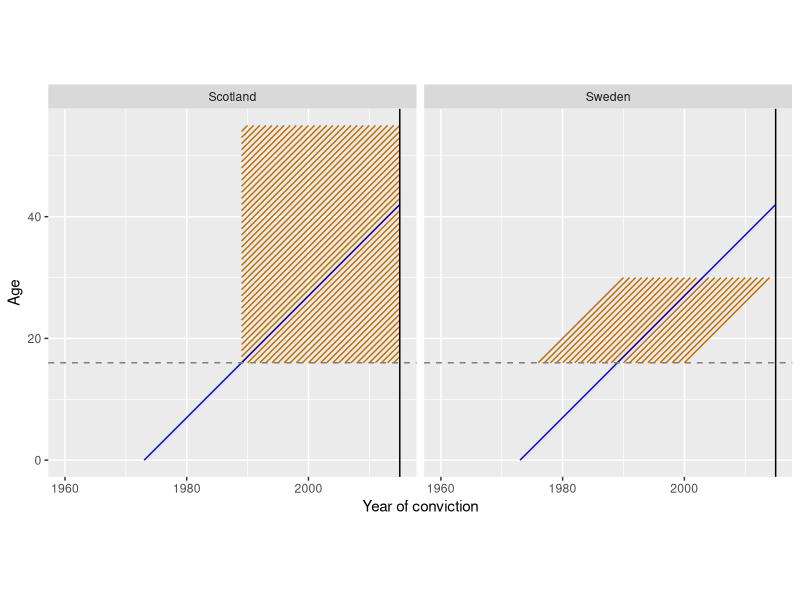
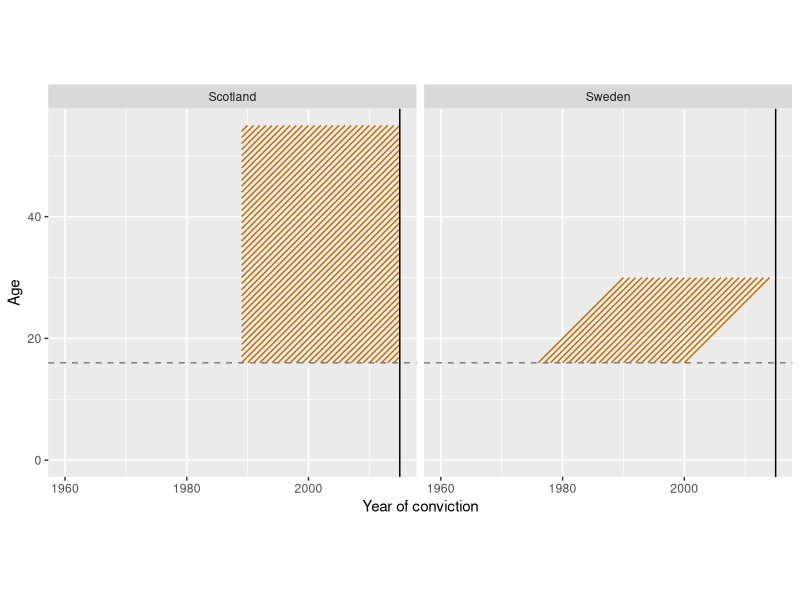
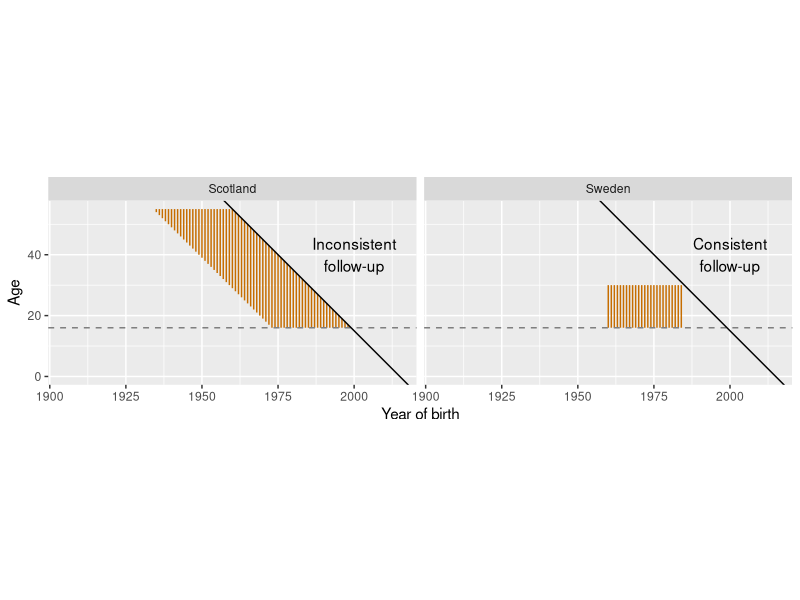

Recreate these plots in R, in order.
library(tidyverse)


oldest_cohort <- 1960

last_obs <- 2015

oldest_age <- last_obs - oldest_cohort



lexis <- 
  tibble(
    age = seq(0, oldest_age),
    year = list(seq(oldest_cohort, last_obs))
  ) %>% 
  unnest() %>% 
  mutate(birth_year = year - age,
         country = "Sweden")

lexis <- 
  tibble(
    age = seq(0, oldest_age),
    year = list(seq(oldest_cohort, last_obs))
  ) %>% 
  unnest() %>% 
  mutate(birth_year = year - age,
         country = "Sweden")

lexii <- 
  tibble(
    age = seq(0, oldest_age),
    year = list(seq(oldest_cohort, last_obs))
  ) %>% 
  unnest() %>% 
  mutate(birth_year = year - age,
         country = "Scotland")

lexii <- bind_rows(lexii, lexis)

lexii <- 
lexii %>% 
  mutate(
in_bounds = case_when(
  birth_year >= 1960 & birth_year <= 1984 & age <= 30 & age > 15 & country == "Sweden" ~ 1,
  birth_year >= 1960 & birth_year <= 1984 & age > 30 & year < 2016 & country == "Sweden" ~ 0,
  year >= 1989 & age <= oldest_age & age > 15 & year < 2016 & country == "Scotland" ~ 1,
  TRUE ~ NA_real_
))

lexii %>% 
  filter(country == "Scotland", in_bounds == 1)

year_plot <- 
lexii %>% 
  ggplot(aes(x = year, y = age, group = birth_year)) +
  geom_line(alpha = 0) +
  geom_line(
    data = 
      filter(lexii, in_bounds == 1),
    colour = "#c66d00") +
  coord_equal() +
  labs(y = "Age", x = "Year of conviction") +
  geom_vline(xintercept = c(2015)) +
  geom_hline(yintercept = 16,
             linetype = "dashed",
             colour = "grey50") +
  facet_wrap(~ country, ncol = 2)

ggsave(
  here::here("figures", "comparative_lexis_year.png"),
  year_plot,
  type = "cairo-png",
  height = 4,
  width = 8
)

cohort_annotation <- 
  tribble(
    ~birth_year, ~age, ~country, ~text,
    2000, 40, "Scotland", "Inconsistent\nfollow-up",
    2000, 40, "Sweden", "Consistent\nfollow-up"
  )

cohort_plot <- 
lexii %>% 
  ggplot(aes(x = birth_year, y = age, group = birth_year)) +
  geom_line(alpha = 0) +
  geom_line(
    data = 
      filter(lexii, in_bounds == 1),
    colour = "#c66d00") +
  coord_equal() +
  labs(y = "Age", x = "Year of birth") +
  geom_hline(yintercept = 16,
             linetype = "dashed",
             colour = "grey50") +
  geom_abline(slope = -1, intercept = 2015) +
  facet_wrap(~ country, ncol = 2) +
  geom_text(data = cohort_annotation,
            aes(label = text))

ggsave(
  here::here("figures", "comparative_lexis_cohort.png"),
  cohort_plot,
  type = "cairo-png",
  height = 4,
  width = 8
)

lexis <- 
  lexis %>%
  mutate(
    observed = case_when(
      age %% 2 == 0 & 
        year >= 2008 & 
        year <= 2015 &
        age < 17 ~ 1,
      TRUE ~ 0
    )
  ) %>%
  mutate(
    birth_year = year - age
  ) %>%
  group_by(birth_year) %>%
  mutate(observed_count = cumsum(observed)) %>%
  ungroup()


lines <- seq(-1950, -2020 , -2)

lines <- 
  as.tibble(lines) %>% 
  rename(intercept = value) %>% 
  mutate(slope = 1)



# highlight cohort and cross-section --------------------------------------

lexii %>% 
  ggplot(aes(x = year, y = age, group = birth_year)) +
  geom_line(alpha = 0) +
  geom_line(
    data = 
      filter(lexii, in_bounds == 1),
    colour = "#c66d00") +
  geom_line(
    data = 
      filter(lexii, birth_year == 1973),
    colour = "blue") +
  geom_line(
    data = 
      filter(lexii, year == 2015),
    colour = "green") +
  coord_equal() +
  labs(y = "Age", x = "Year of conviction") +
  geom_vline(xintercept = c(2015)) +
  geom_hline(yintercept = 16,
             linetype = "dashed",
             colour = "grey50") +
  facet_wrap(~ country, ncol = 2)
